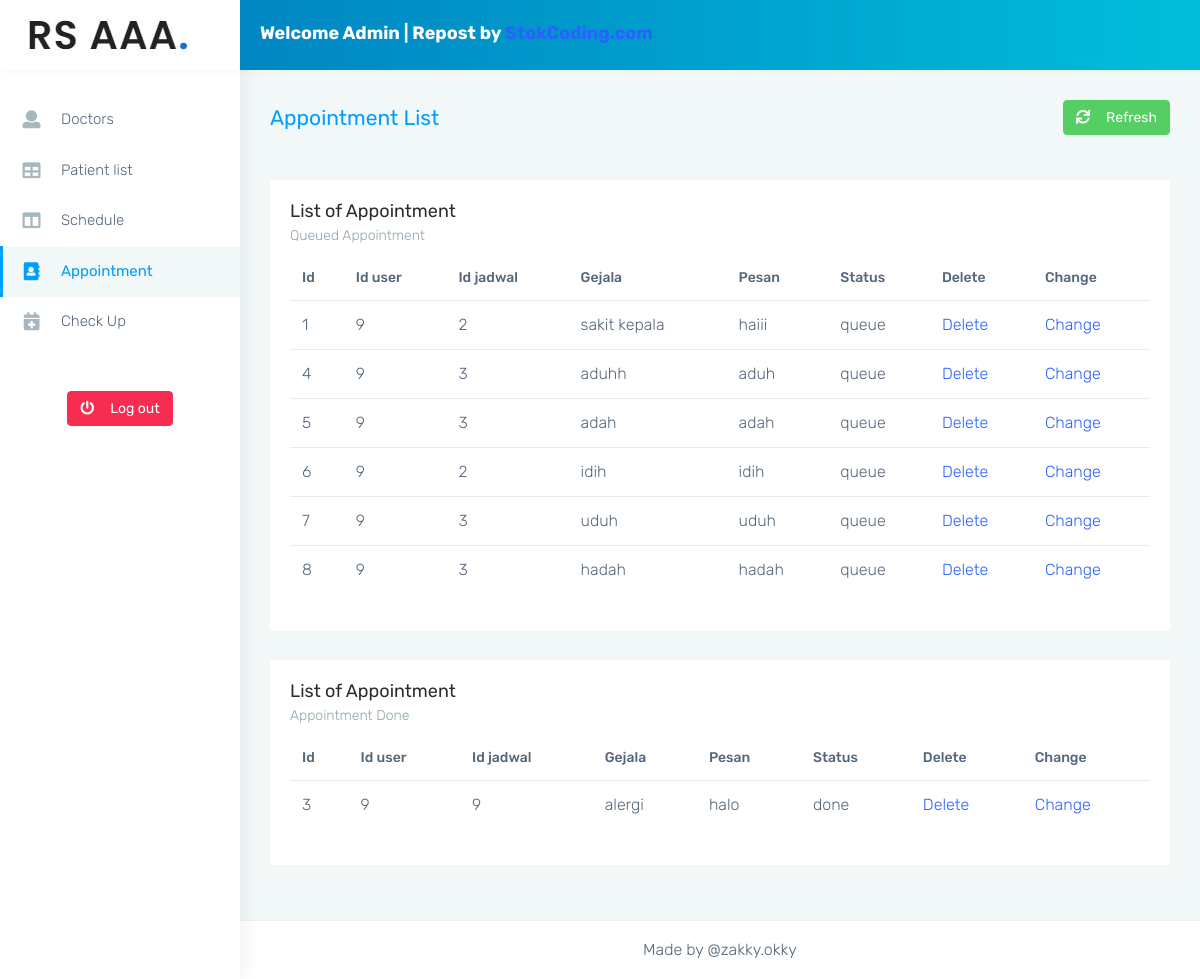
The page /rumahSakit/admin/monster-html/appointment-page.php on the database its author committed.
### tables this page shows
CREATE TABLE `appointment` (
  `id_pendaftaran` int(11) NOT NULL,
  `id_user` int(11) NOT NULL,
  `id_jadwal` int(11) NOT NULL,
  `gejala` varchar(256) NOT NULL,
  `pesan` varchar(256) NOT NULL,
  `status_janji` varchar(50) NOT NULL DEFAULT 'queue'
);

### rumahSakit/admin/monster-html/appointment-page.php (the view, shortened to what this page needs)
<?php
include_once '../../includes/dbh.inc.php';
?>
<!DOCTYPE html>
<html dir="ltr" lang="en">
<head>
    <link href="css/style.min.css" rel="stylesheet">
</head>
<body>
    <div id="main-wrapper" data-layout="vertical" data-navbarbg="skin5" data-sidebartype="full" data-sidebar-position="absolute" data-header-position="absolute" data-boxed-layout="full">
        <header class="topbar" data-navbarbg="skin6">
            <nav class="navbar top-navbar navbar-expand-md navbar-dark">
                <div class="navbar-header" data-logobg="skin6">
                    <a class="navbar-brand" href="index.html">
                        <span class="logo-text">
                            <img src="../assets/images/logo-text.jpg" alt="homepage" class="dark-logo" />
                        </span>
                    </a>
                </div>
                <div class="navbar-collapse collapse" id="navbarSupportedContent" data-navbarbg="skin5">
                    <ul class="navbar-nav mr-auto mt-md-0 ">
                        <li class="nav-item hidden-sm-down">
                            <div style="color: white; margin-left: 20px; margin-top: 5px">
                                <h4>Welcome Admin | Repost by <a href='https://stokcoding.com/' title='StokCoding.com' target='_blank'>StokCoding.com</a></h4>
                            </div>
                        </li>
                    </ul>
                    <ul class="navbar-nav">
                        <li class="nav-item dropdown">
                            <a class="nav-link dropdown-toggle waves-effect waves-dark" aria-haspopup="true" aria-expanded="false">
                            </a>
                        </li>
                    </ul>
                </div>
            </nav>
        </header>
        <aside class="left-sidebar" data-sidebarbg="skin6">
            <div class="scroll-sidebar">
                <nav class="sidebar-nav">
                    <ul id="sidebarnav">
                        <li class="sidebar-item"> <a class="sidebar-link waves-effect waves-dark sidebar-link" href="doctors-page.php" aria-expanded="false">
                                <i class="mr-3 fa fa-user" aria-hidden="true"></i><span class="hide-menu">Doctors</span></a>
                        </li>
                        <li class="sidebar-item"> <a class="sidebar-link waves-effect waves-dark sidebar-link" href="table-basic.php" aria-expanded="false"><i class="mr-3 fa fa-table" aria-hidden="true"></i><span class="hide-menu">Patient list</span></a></li>
                        <li class="sidebar-item"> <a class="sidebar-link waves-effect waves-dark sidebar-link" href="pages-blank.php" aria-expanded="false"><i class="mr-3 fa fa-columns" aria-hidden="true"></i><span class="hide-menu">Schedule</span></a></li>
                        <li class="sidebar-item"> <a class="sidebar-link waves-effect waves-dark sidebar-link" href="appointment-page.php" aria-expanded="false"><i class="mr-3 fas fa-address-book" aria-hidden="true"></i><span class="hide-menu">Appointment</span></a></li>
                        <li class="sidebar-item"> <a class="sidebar-link waves-effect waves-dark sidebar-link" href="checkup-page.php" aria-expanded="false"><i class="mr-3 fas fa-calendar-plus" aria-hidden="true"></i><span class="hide-menu">Check Up</span></a></li>
                        <li class="text-center p-20 upgrade-btn">
                            <a href="../../index.php" class="btn btn-danger text-white mt-4" target="_blank"><i class="mr-3 fas fa-power-off" aria-hidden="true"></i>Log out
                            </a>
                        </li>
                    </ul>
                </nav>
            </div>
        </aside>
        <div class="page-wrapper">
            <div class="page-breadcrumb">
                <div class="row align-items-center">
                    <div class="col-md-6 col-8 align-self-center">
                        <h3 class="page-title mb-0 p-0">Appointment List</h3>
                    </div>
                    <div class="col-md-6 col-4 align-self-center">
                        <div class="text-right upgrade-btn">
                            <a onClick="window.location.reload();" class="btn btn-success d-none d-md-inline-block text-white"><i class="mr-3 fas fa-sync"></i>Refresh
                            </a>
                        </div>
                    </div>
                </div>
            </div>
            <div class="container-fluid">
                <div class="row">
                    <div class="col-sm-12">
                        <div class="card">
                            <div class="card-body">
                                <h4 class="card-title">List of Appointment</h4>
                                <h6 class="card-subtitle">Queued Appointment</h6>
                                <div class="table-responsive">
                                    <table class="table user-table no-wrap">
                                        <thead>
                                            <tr>
                                                <th class="border-top-0">Id</th>
                                                <th class="border-top-0">Id user</th>
                                                <th class="border-top-0">Id jadwal</th>
                                                <th class="border-top-0">Gejala</th>
                                                <th class="border-top-0">Pesan</th>
                                                <th class="border-top-0">Status</th>
                                                <th class="border-top-0">Delete</th>
                                                <th class="border-top-0">Change</th>
                                            </tr>
                                        </thead>
                                        <tbody>
                                            <?php
                                            $result1 = mysqli_query($conn, "SELECT * FROM appointment WHERE status_janji = 'queue'");
                                            while ($rows1 = mysqli_fetch_assoc($result1)) {
                                                echo "<tr>";
                                                echo "<td>" . $rows1['id_pendaftaran'] . "</td>";
                                                echo "<td>" . $rows1['id_user'] . "</td>";
                                                echo "<td>" . $rows1['id_jadwal'] . "</td>";
                                                echo "<td>" . $rows1['gejala'] . "</td>";
                                                echo "<td>" . $rows1['pesan'] . "</td>";
                                                echo "<td>" . $rows1['status_janji'] . "</td>";
                                                echo "<td><a href='../../includes/delete-appointment.inc.php?id=$rows1[id_pendaftaran]'>Delete</a></td>";
                                                echo "<td><a href='../../includes/change-appointment.inc.php?id=$rows1[id_pendaftaran]'>Change</a></td>";
                                                echo "</tr>";
                                            }
                                            ?>
                                        </tbody>
                                    </table>
                                </div>
                            </div>
                        </div>
                    </div>
                </div>
                <div class="row">
                    <div class="col-sm-12">
                        <div class="card">
                            <div class="card-body">
                                <h4 class="card-title">List of Appointment</h4>
                                <h6 class="card-subtitle">Appointment Done</h6>
                                <div class="table-responsive">
                                    <table class="table user-table no-wrap">
                                        <thead>
                                            <tr>
                                                <th class="border-top-0">Id</th>
                                                <th class="border-top-0">Id user</th>
                                                <th class="border-top-0">Id jadwal</th>
                                                <th class="border-top-0">Gejala</th>
                                                <th class="border-top-0">Pesan</th>
                                                <th class="border-top-0">Status</th>
                                                <th class="border-top-0">Delete</th>
                                                <th class="border-top-0">Change</th>
                                            </tr>
                                        </thead>
                                        <tbody>
                                            <?php
                                            $result1 = mysqli_query($conn, "SELECT * FROM appointment WHERE status_janji = 'done'");
                                            while ($rows1 = mysqli_fetch_assoc($result1)) {
                                                echo "<tr>";
                                                echo "<td>" . $rows1['id_pendaftaran'] . "</td>";
                                                echo "<td>" . $rows1['id_user'] . "</td>";
                                                echo "<td>" . $rows1['id_jadwal'] . "</td>";
                                                echo "<td>" . $rows1['gejala'] . "</td>";
                                                echo "<td>" . $rows1['pesan'] . "</td>";
                                                echo "<td>" . $rows1['status_janji'] . "</td>";
                                                echo "<td><a href='../../includes/delete-appointment.inc.php?id=$rows1[id_pendaftaran]'>Delete</a></td>";
                                                echo "<td><a href='../../includes/change-appontment-done.inc.php?id=$rows1[id_pendaftaran]'>Change</a></td>";
                                                echo "</tr>";
                                            }
                                            ?>
                                        </tbody>
                                    </table>
                                </div>
                            </div>
                        </div>
                    </div>
                </div>
            </div>
            <footer class="footer text-center">
                Made by @zakky.okky</a>
            </footer>
        </div>
    </div>
</body>
</html>

### rows shown on the page
appointment: id_pendaftaran "1", id_user "9", id_jadwal "2", gejala "sakit kepala", pesan "haiii", status_janji "queue"
appointment: id_pendaftaran "4", id_user "9", id_jadwal "3", gejala "aduhh", pesan "aduh", status_janji "queue"
appointment: id_pendaftaran "5", id_user "9", id_jadwal "3", gejala "adah", pesan "adah", status_janji "queue"
appointment: id_pendaftaran "6", id_user "9", id_jadwal "2", gejala "idih", pesan "idih", status_janji "queue"
appointment: id_pendaftaran "7", id_user "9", id_jadwal "3", gejala "uduh", pesan "uduh", status_janji "queue"
appointment: id_pendaftaran "8", id_user "9", id_jadwal "3", gejala "hadah", pesan "hadah", status_janji "queue"
appointment: id_pendaftaran "3", id_user "9", id_jadwal "9", gejala "alergi", pesan "halo", status_janji "done"
